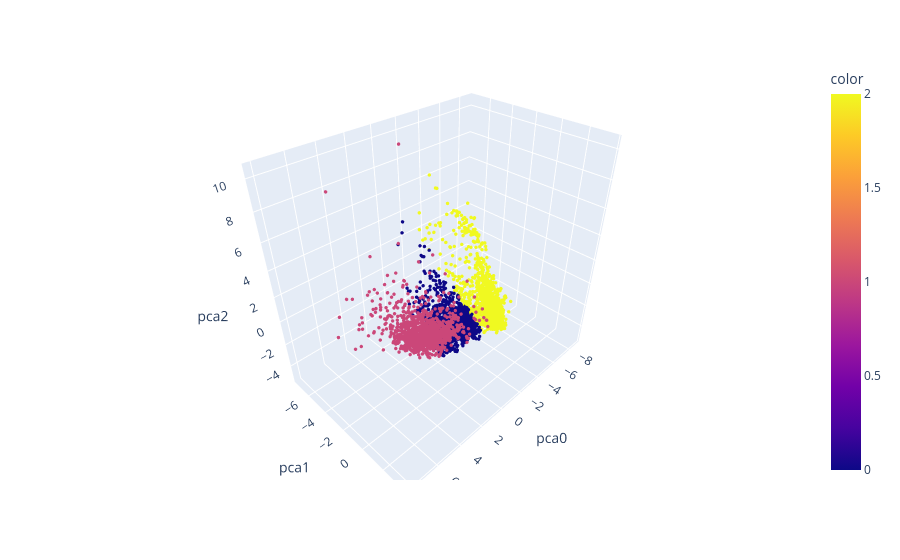

Source (notebook cell):
### Markdown cell above
On voit clairement qu'on peut fairee trois groupes. Essayons les algorithmes.

### Code cell
cluster = KMeans(n_clusters=3, random_state=42).fit_predict(data_pca)
fig = px.scatter_3d(data_pca, x="pca0", y="pca1", z="pca2", color=cluster)
fig.update_traces(marker_size=2)
fig.show()

### Figure 1 — Plotly figure (JSON) as saved in the notebook; plotly's stock layout.template omitted (floating-point values rounded to 4 significant figures; data arrays with more than 128 entries replaced by an {"elided": "..."} marker saying what was removed)
{"data": [{"hovertemplate": "pca0=%{x}<br>pca1=%{y}<br>pca2=%{z}<br>color=%{marker.color}<extra></extra>", "legendgroup": "", "marker": {"color": {"elided": "4338 int values"}, "coloraxis": "coloraxis", "size": 2, "symbol": "circle"}, "mode": "markers", "name": "", "scene": "scene", "showlegend": false, "type": "scatter3d", "x": {"elided": "4338 float values"}, "y": {"elided": "4338 float values"}, "z": {"elided": "4338 float values"}}], "layout": {"coloraxis": {"colorbar": {"title": {"text": "color"}}, "colorscale": [[0, "#0d0887"], [0.1111, "#46039f"], [0.2222, "#7201a8"], [0.3333, "#9c179e"], [0.4444, "#bd3786"], [0.5556, "#d8576b"], [0.6667, "#ed7953"], [0.7778, "#fb9f3a"], [0.8889, "#fdca26"], [1, "#f0f921"]]}, "legend": {"tracegroupgap": 0}, "margin": {"t": 60}, "scene": {"domain": {"x": [0, 1], "y": [0, 1]}, "xaxis": {"title": {"text": "pca0"}}, "yaxis": {"title": {"text": "pca1"}}, "zaxis": {"title": {"text": "pca2"}}}}}
